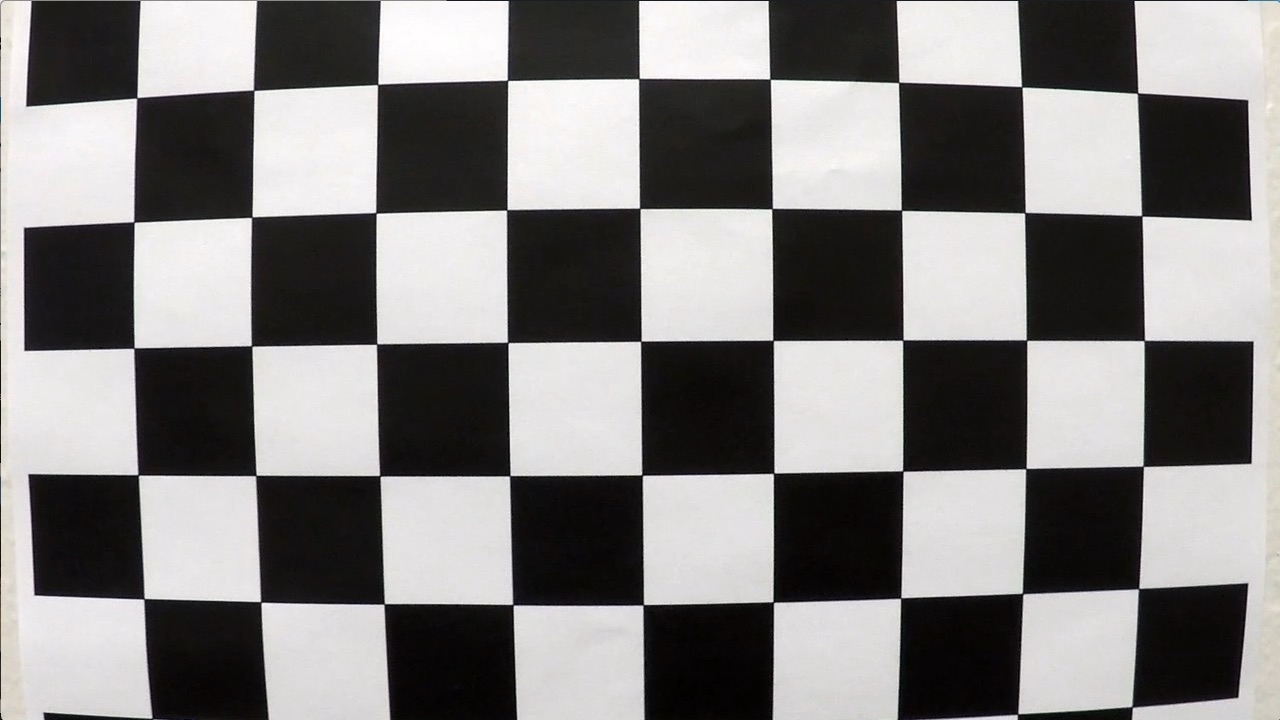
#> input picture p4-CarND-Advanced-Lane-Lines/camera_cal/calibration1.jpg, 1280 x 720 px; its folder holds 5 pictures in this run
$ python unitTests.py   (older library calls are emulated)
#> lines starting #> are read from the running program, lines starting #| are printed output that depends on the picture; after the words box and inside, x2 and y2 are one past the last pixel; in counts of white or black regions, pixels touching at a corner belong together
### p4-CarND-Advanced-Lane-Lines/methods/calibration/findPoints.py
import numpy as np
import cv2
import glob


def findPoints(imagesPath):
    """
    Purpose: Provide calibrated camera info.
    Inputs: Image array, object points array, and image points array.
    Outputs: Objectpoints -> (x, y, z) ciirdubates of chessboard corners
    in the world, and image points -> (x, y) pixel positions of each corner.
    """
#> called with imagesPath = '../camera_cal/calibration*.jpg'

    # prepare object points, like (0,0,0), (1,0,0), (2,0,0) ....,(6,5,0)
    objp = np.zeros((6 * 9, 3), np.float32)
    objp[:, :2] = np.mgrid[0:9, 0:6].T.reshape(-1, 2)

    # Arrays to store object points and image points from all the images.
    objpoints = []  # 3d points in real world space
    imgpoints = []  # 2d points in image plane.

    # Make a list of calibration images
    images = glob.glob(imagesPath)

    # Step through the list and search for chessboard corners
    for fname in images:
        img = cv2.imread(fname)
#> img is the input picture: shape (720, 1280, 3); mean B, G, R 127.8, 128.4, 130.1
        gray = cv2.cvtColor(img, cv2.COLOR_BGR2GRAY)

        # Find the chessboard corners
        ret, corners = cv2.findChessboardCorners(gray, (9, 6), None)
#> ret = False; corners = None
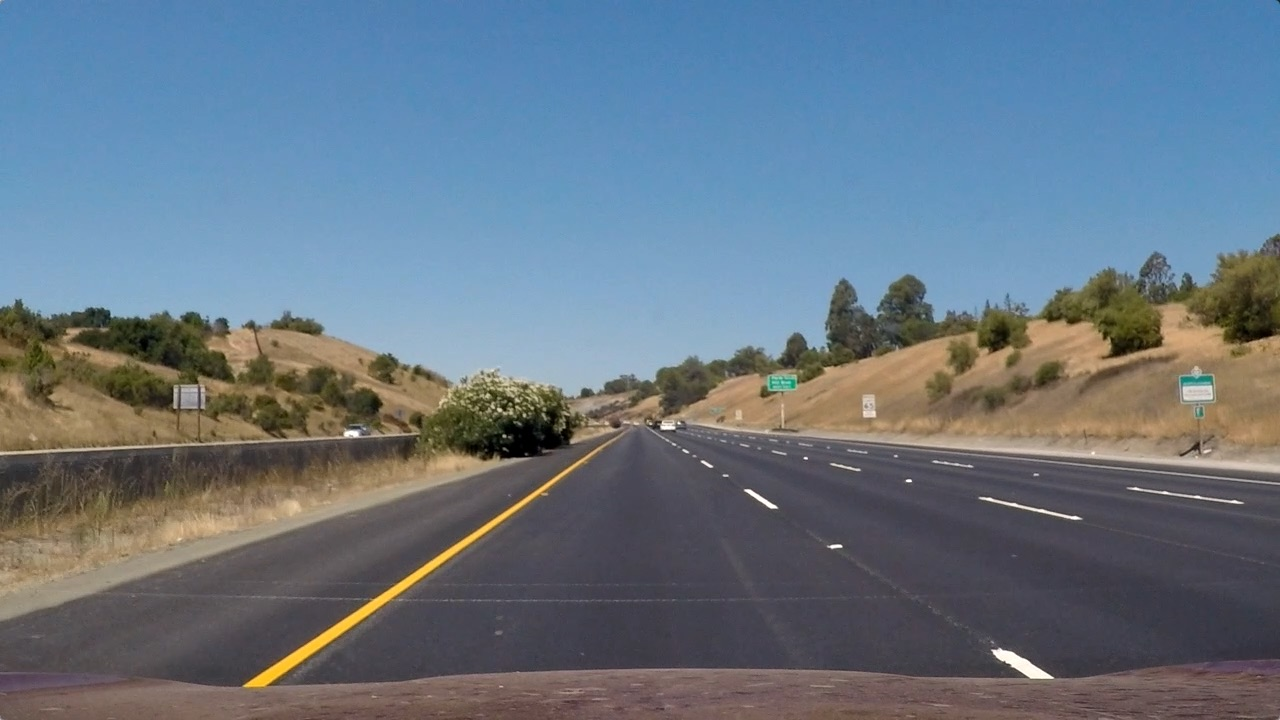
#> input picture p4-CarND-Advanced-Lane-Lines/test_images/straight_lines1.jpg, 1280 x 720 px
#> in testAllImages, image is the input picture: shape (720, 1280, 3); mean R, G, B 103.2, 117.7, 131.2

        # If found, add object points, image points
        if ret == True:
            objpoints.append(objp)
            imgpoints.append(corners)

    return objpoints, imgpoints

### p4-CarND-Advanced-Lane-Lines/methods/distortionCorrection/undistort.py
import cv2
import numpy as np


def undistort(img, mtx, dist):
    """
    Purpose: Undistort an image.
    Inputs: Image array, a camera matrix (mtx),
    and distortion coefficients (dist)
    Outputs: Undistorted image array.
    """

    # Undistort using mtx and dist
    undistort = cv2.undistort(img, mtx, dist, None, mtx)

    return undistort


# [32 lines left out: function chessBoardTest, not called in this run]

### p4-CarND-Advanced-Lane-Lines/methods/perspectiveTransform/perspectiveTransform.py
import cv2


def perspectiveTransform(img, src, dst):
    """
    Purpose: Transform image to bird's eye view.
    Inputs: Img array, source points, destintation points
    Outputs: warpedImage array
    """

    img_size = (img.shape[1], img.shape[0])

    # Use cv2.getPerspectiveTransform() to get transformMatrix (M)
    transformMatrix = cv2.getPerspectiveTransform(src, dst)

    # Use cv2.warpPerspective() to warp your image to a top-down view
    warpedImage = cv2.warpPerspective(
        img, transformMatrix, img_size, flags=cv2.INTER_LINEAR)

    return warpedImage

### p4-CarND-Advanced-Lane-Lines/methods/colorGradientThreshold/hlsSelect.py
import cv2
import numpy as np


def hlsSelect(img, thresh=(125, 190)):
    """
    Purpose: Apply a Hue, Light, and Saturation colour threshold
    to an image.
    Inputs: Image array, threhsold values.
    Outputs: Binary image array with threshold applied.
    """
#> called with thresh = (125, 190)

    # 1) Convert to HLS color space
    hls = cv2.cvtColor(img, cv2.COLOR_RGB2HLS)
#> hls: shape (720, 1280, 3); mean of channels 0, 1, 2 111.4, 85.6, 20.4

    # Select S channel  (second channel in colour space)
    s_channel = hls[:, :, 2]

    # 2) Apply a threshold to the S channel
    binary_output = np.zeros_like(s_channel)

    # 3) Return a binary image of threshold result
    binary_output[(s_channel > thresh[0]) & (s_channel <= thresh[1])] = 1

    return binary_output

### p4-CarND-Advanced-Lane-Lines/methods/processImage.py
import numpy as np
import cv2
from calibration import findPoints
from calibration import calibrate
from distortionCorrection import undistort
from perspectiveTransform import perspectiveTransform
from colorGradientThreshold import absoluteSobelThreshold, directionThreshold, magnitudeThreshold, hlsSelect, white, yellow
from laneDetection import regionOfInterest, centriods, customPolyFit
from laneDetection import curveCalculations, offset
from drawing import draw

"""

Purpose: Primary image pipeline for application.


Compute the camera calibration matrix and distortion coefficients given a set of chessboard images.
Apply a distortion correction to raw images.
Use color transforms, gradients, etc., to create a thresholded binary image.
Apply a perspective transform to rectify binary image ("birds-eye view").
Detect lane pixels and fit to find the lane boundary.
Determine the curvature of the lane and vehicle position with respect to center.
Warp the detected lane boundaries back onto the original image.
Output visual display of the lane boundaries and numerical estimation of lane curvature and vehicle position.
"""

imagesPath = "../camera_cal/calibration*.jpg"
objpoints, imgpoints = findPoints.findPoints(imagesPath)

ret, mtx, dist, rvecs, tvecs = calibrate.calibrate(objpoints, imgpoints)

src = np.float32([[544, 470], [736, 470],
                  [128, 700], [1152, 700]])

dst = np.float32([[256, 128], [1024, 128],
                  [256, 720], [1024, 720]])

Minv = cv2.getPerspectiveTransform(dst, src)

window_width = 10
window_height = 92
margin = 25

ploty = np.linspace(0, 720 - 1, 720)

font = cv2.FONT_HERSHEY_SIMPLEX

differenceStore = []

def process_image(self, image, testing_flag=False):

    # Please see doc strings on each function

    # From this point on "image" is the undistorted image
    image = undistort.undistort(image, mtx, dist)

    warpedImage = perspectiveTransform.perspectiveTransform(
        image, src, dst)

    hls_select = hlsSelect.hlsSelect(warpedImage)
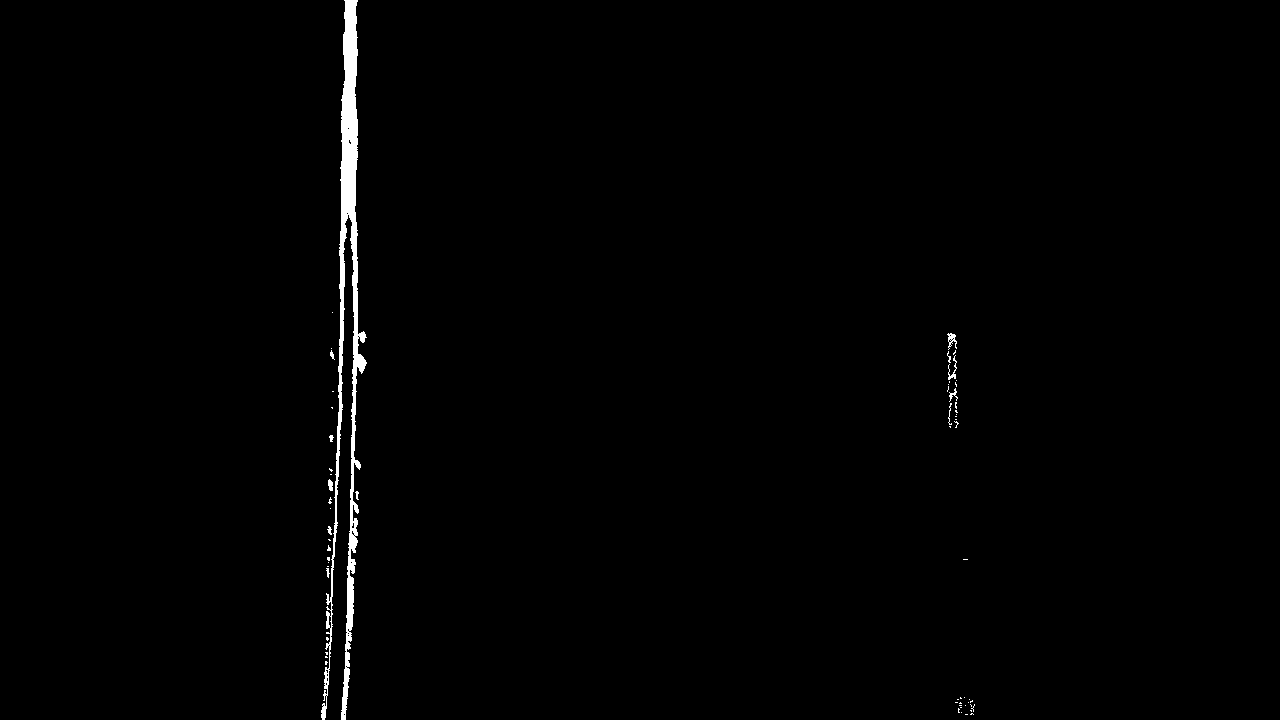
#> hls_select: shape (720, 1280); values 0 (black) and 1 (white), 0.88% white; 61 white regions (49 under 20 px), largest, box (x1, y1, x2, y2) and area: (321, 0, 367, 720) 7511, (947, 333, 957, 350) 80, (948, 355, 957, 380) 72

    ksize = 17
    gradx = absoluteSobelThreshold.abs_sobel_thresh(
        warpedImage, orient='x', sobel_kernel=ksize, thresh=(35, 115))

    mag_binary = magnitudeThreshold.mag_thresh(
        warpedImage, sobel_kernel=ksize, mag_thresh=(35, 115))
    dir_binary = directionThreshold.dir_threshold(
        warpedImage, sobel_kernel=7, thresh=(.8, 1.4))

    white_lines = white.white(warpedImage, thresh=225)
    white_lines = regionOfInterest.region_of_interest(white_lines)

    yellow_lines = yellow.yellow(warpedImage, thresh=235)
    yellow_lines = regionOfInterest.region_of_interest(yellow_lines)

    gradx = regionOfInterest.region_of_interest(gradx)
    mag_binary = regionOfInterest.region_of_interest(mag_binary)
    hls_select = regionOfInterest.region_of_interest(hls_select)

    combined = np.zeros_like(dir_binary)
    combined[(gradx == 1) | (hls_select == 1) | (yellow_lines == 1) | (
        (mag_binary == 1) & (dir_binary == 0)) | white_lines == 1] = 1

    window_centroids, l_center_points, r_center_points = centriods.find_window_centroids(
        combined, window_width, window_height, margin)

    left_fitx, right_fitx, super_fun_y_points = customPolyFit.poly(
        l_center_points, r_center_points, window_height)

    average_curve = curveCalculations.radiusOfCurvature(
        ploty, l_center_points, r_center_points, super_fun_y_points)

    meters_offset = offset.calculateCarOffset(l_center_points, r_center_points)

    # reject bad apples
    distance_between_lines = abs(np.average(left_fitx)-np.average(right_fitx))

    self.distance_between_lines.append(distance_between_lines)
    average_distance_between_lines = np.average(self.distance_between_lines[-60:])

    difference_square = (abs(distance_between_lines - average_distance_between_lines))**2
    print("dif squre:" , difference_square)

    differenceStore.append(difference_square)
    print("runnning average", np.average(difference_square))

    # Only append the current frame if difference square is less
    # than or equal to x pixels.

    if difference_square <= 750:

        self.recent_fit_x_left.append([left_fitx])
        self.recent_fit_x_right.append([right_fitx])

    # Use the average of last n frames as the fit.
    best_x_left = np.average(self.recent_fit_x_left[-5:], axis=0)
    best_x_right = np.average(self.recent_fit_x_right[-5:], axis=0)

    result = draw.drawLane(combined, best_x_left,
                       best_x_right, ploty, image, Minv)

    cv2.putText(result, ("Radius of curvature: " + str(average_curve) +
                         "m"), (800, 50), font, 1, (255, 255, 255), 2, cv2.LINE_AA)
    cv2.putText(result, ("Offset from centre: " + str(meters_offset) + "m"),
                (800, 100), font, 1, (255, 255, 255), 2, cv2.LINE_AA)


    if testing_flag is False:
        return result
    else:

        prettyPrintCentriods = centriods.prettyPrintCentriods(combined, window_centroids, window_width, window_height)

        return result, gradx, mag_binary, dir_binary, hls_select, combined, prettyPrintCentriods, white_lines, yellow_lines

### p4-CarND-Advanced-Lane-Lines/methods/colorGradientThreshold/absoluteSobelThreshold.py
import numpy as np
import cv2


def abs_sobel_thresh(image, orient='x', sobel_kernel=3, thresh=(20, 100)):
    """
    Purpose: Apply sobel threshold to an image.
    Inputs: Image array, orientation direction, kernal size(int),
    and threshold (list with two values)
    Outputs: Binary image array with threshold applied.
    """
#> called with orient = 'x', sobel_kernel = 17, thresh = (35, 115)

    # 1) Convert to grayscale
    gray = cv2.cvtColor(image, cv2.COLOR_BGR2GRAY)

    # 2) Take the derivative in x or y given orient = 'x' or 'y'
    if orient == 'x':
        abs_sobel = np.absolute(cv2.Sobel(gray, cv2.CV_64F, 1, 0))
    if orient == 'y':
        abs_sobel = np.absolute(cv2.Sobel(gray, cv2.CV_64F, 0, 1))

    # 4) Scale to 8-bit (0 - 255) then convert to type = np.uint8
    scaled_sobel = np.uint8(255 * abs_sobel / np.max(abs_sobel))

    # 5) Create a mask of 1's where the scaled gradient magnitude
    # is > thresh_min and < thresh_max
    binary_output = np.zeros_like(scaled_sobel)
    binary_output[(scaled_sobel >= thresh[0]) &
                  (scaled_sobel <= thresh[1])] = 1

    # 6) Return this mask as your binary_output image
    return binary_output

### p4-CarND-Advanced-Lane-Lines/methods/colorGradientThreshold/magnitudeThreshold.py
import numpy as np
import cv2


def mag_thresh(image, sobel_kernel=31, mag_thresh=(30, 100)):
    """
    Purpose: Apply magnitude based threshold using sobel gradient.
    to an image.
    Inputs: Image array, kernal size, and threhsold values list
    (low, high).
    Outputs: Binary image array with threshold applied.
    """
#> called with sobel_kernel = 17, mag_thresh = (35, 115)

    # 1) Convert to grayscale
    gray = cv2.cvtColor(image, cv2.COLOR_RGB2GRAY)

    # 2) Take the gradient in x and y separately
    sobelx = cv2.Sobel(gray, cv2.CV_64F, 1, 0, ksize=sobel_kernel)
    sobely = cv2.Sobel(gray, cv2.CV_64F, 0, 1, ksize=sobel_kernel)
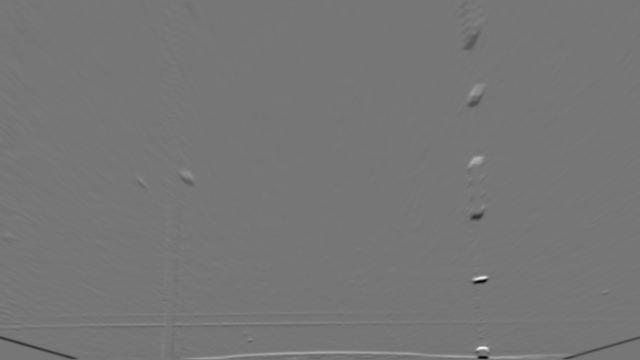
#> sobely: shape (720, 1280) float64 (shown at 1/2 size); min -6.04e+10, max 6.92e+10, mean -55151474.5; drawn with min black and max white

    # 3) Calculate the magnitude
    gradmag = np.sqrt(sobelx**2 + sobely ** 2)
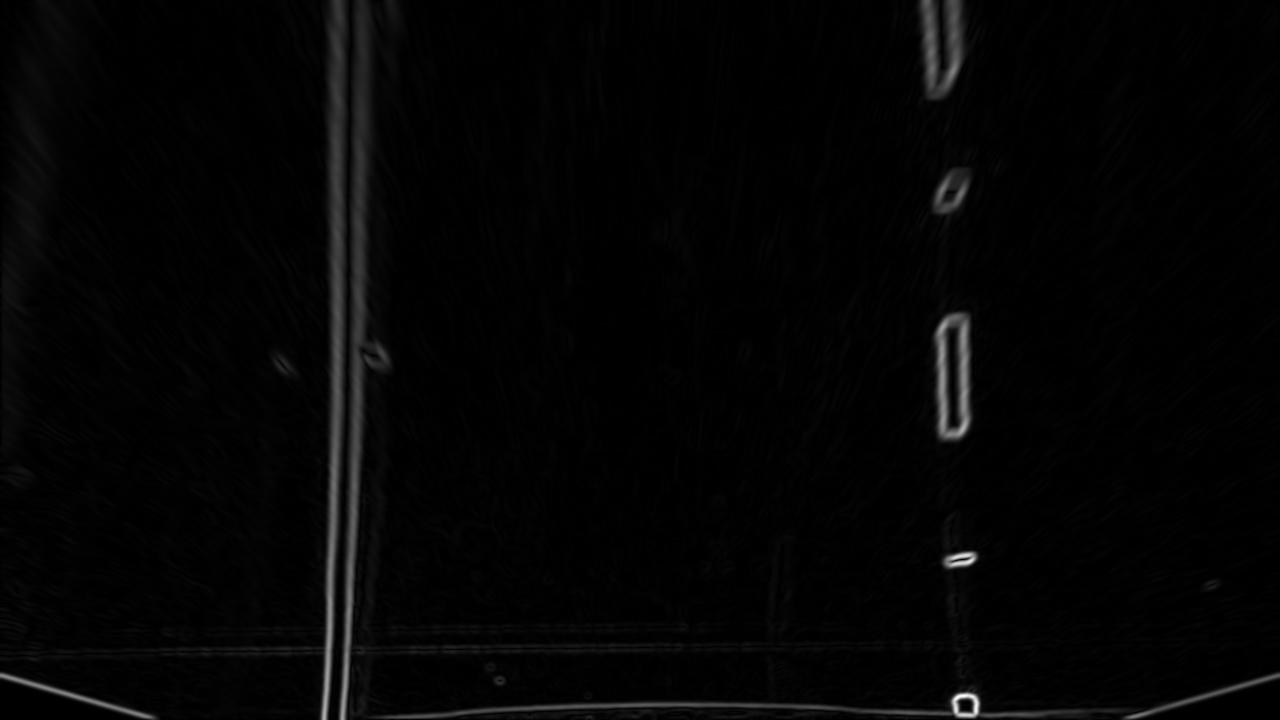
#> gradmag: shape (720, 1280) float64; min 0, max 7.09e+10, mean 1.33e+09; drawn with min black and max white

    # 4) Scale to 8-bit (0 - 255) and convert to type = np.uint8
    scale_factor = np.max(gradmag) / 255
#> scale_factor = 277950053.7
    gradmag = (gradmag / scale_factor).astype(np.uint8)
#> (the rest of the program and of its run is left out)
